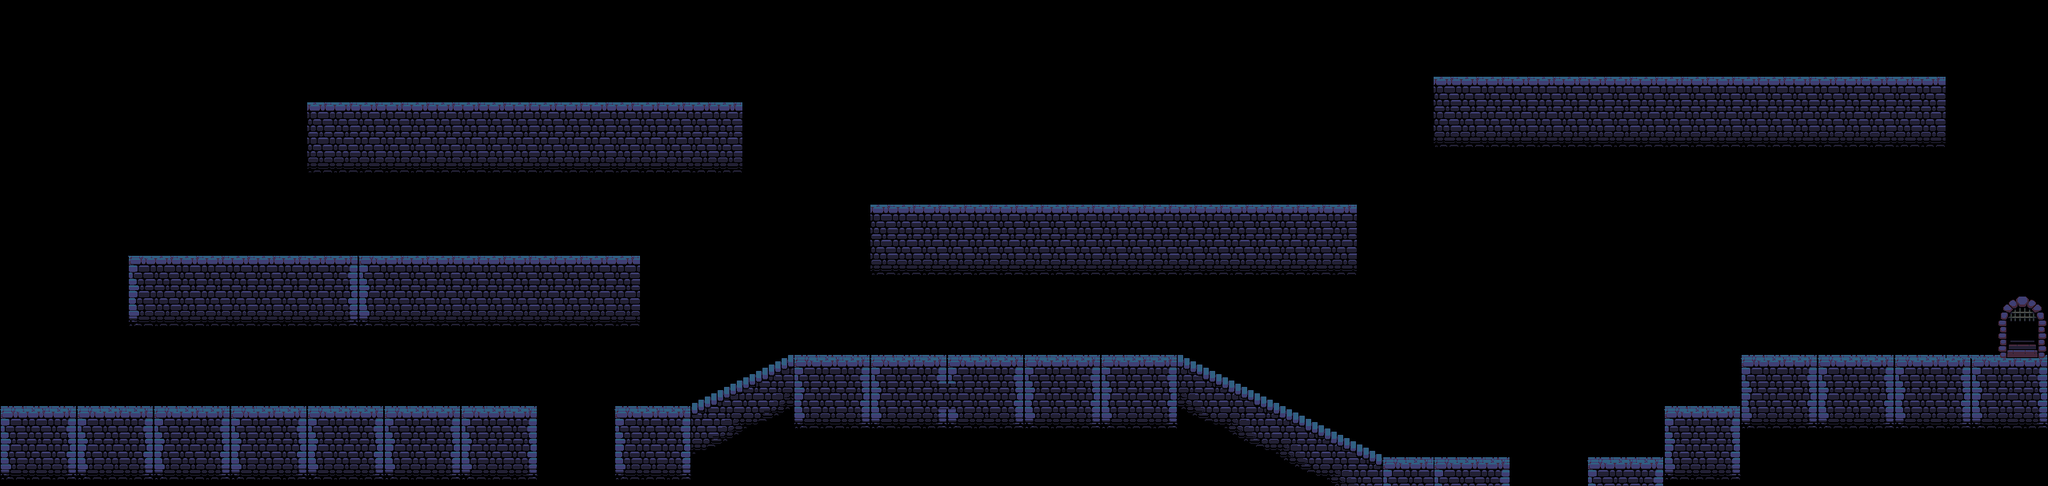

The image is a tile-based game level rendered from a .tmx file. Its description and source (layers, tilesets, objects; grid data summarised) follow:
An orthogonal 80x19 tile map with 32x32 px tiles, 2 tile layers (Ground, usa), 3 tilesets.

<map version="1.2" tiledversion="1.2.3" orientation="orthogonal" renderorder="right-down" width="80" height="19" tilewidth="32" tileheight="32" infinite="0" nextlayerid="3" nextobjectid="1">
 <tileset firstgid="1" name="super-mario-tiles" tilewidth="16" tileheight="16" tilecount="900" columns="30">
  <image source="tile_castle.png" width="480" height="480" />
 </tileset>
 <tileset firstgid="901" source="tile_castle_grey.tsx" />
 <tileset firstgid="1126" name="tile_castle" tilewidth="32" tileheight="32" tilecount="225" columns="15">
  <image source="tile_castle.png" width="480" height="480" />
 </tileset>
 <layer id="1" name="Ground" width="80" height="19">
  <data>[1520 cells, 501 non-empty, 28 distinct tile ids]</data>
 </layer>
 <layer id="2" name="usa" width="80" height="19">
  <data>[1520 cells, 6 non-empty, 6 distinct tile ids]</data>
 </layer>
</map>
